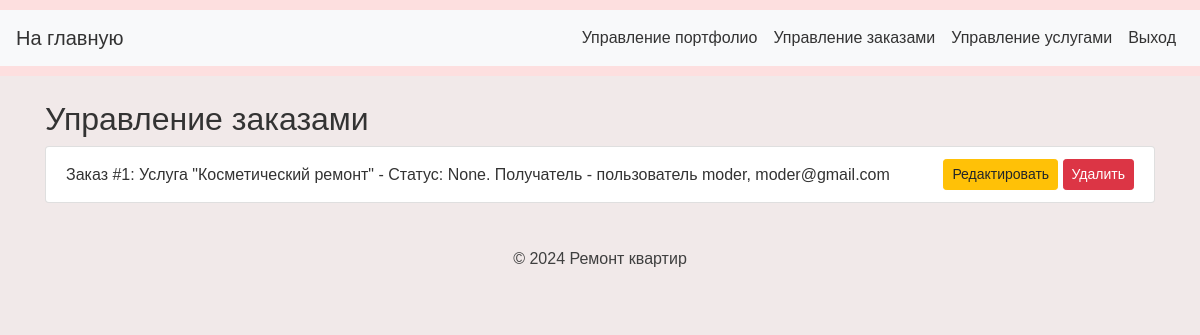
The page /moderate/orders (signed in) on the database as committed earlier.
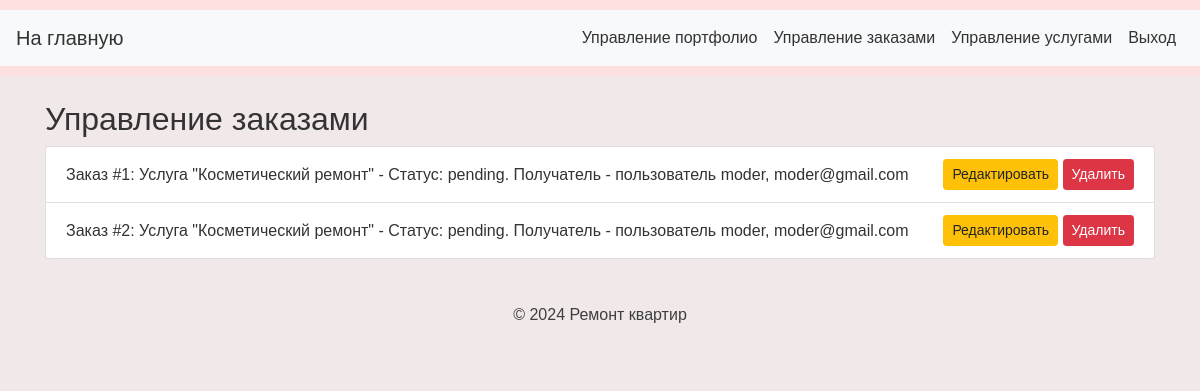
The same page on the database as committed later.
### app/models.py (models this page shows, shortened)
class Order(db.Model):
    id = db.Column(db.Integer, primary_key=True)
    user_id = db.Column(db.Integer, db.ForeignKey('user.id'), nullable=False)
    service_id = db.Column(db.Integer, db.ForeignKey('service.id'), nullable=False)
    status = db.Column(db.String(20))  # pending, completed, cancelled
    created_at = db.Column(db.DateTime, default=db.func.current_timestamp())

class Service(db.Model):
    id = db.Column(db.Integer, primary_key=True)
    name = db.Column(db.String(100), nullable=False)
    description = db.Column(db.Text)
    price = db.Column(db.Float)
    orders = db.relationship('Order', backref='service', lazy=True)

class User(db.Model, UserMixin):
    id = db.Column(db.Integer, primary_key=True)
    username = db.Column(db.String(80), unique=True, nullable=False)
    email = db.Column(db.String(120), unique=True, nullable=False)
    password_hash = db.Column(db.String(128), nullable=False)
    role = db.Column(db.String(20), default='client')  # admin, moderator, client
    orders = db.relationship('Order', backref='user', lazy=True)
    @property
    def password(self):
        raise AttributeError('password is not a readable attribute')

### app/views.py (the view)
@app.route('/moderate/orders', methods=['GET'])
@login_required
def manage_orders():
    form = OrderForm()
    username = current_user.username
    email = current_user.email
    if current_user.role != 'moderator':
        flash('У вас нет прав доступа к этой странице.', 'danger')
        return redirect(url_for('index'))
    orders = Order.query.all()
    return render_template('manage_orders.html', orders=orders, form=form, username=username, email=email)

### app/__init__.py (called while the page is built)
@login_manager.user_loader
def load_user(user_id):
    return User.query.get(int(user_id))

@app.before_request
def before_request():
    if 'theme' not in session:
        session['theme'] = 'light'  # Установите тему по умолчанию

### templates/manage_orders.html (shortened to what this page needs)
{% extends "moder_base.html" %}
{% block content %}
<h2>Управление заказами</h2>
<ul class="list-group">
    {% for order in orders %}
        <li class="list-group-item d-flex justify-content-between align-items-center">
            Заказ #{{ order.id }}: Услуга "{{ order.service.name }}" - Статус: {{ order.status }}. Получатель - пользователь {{username}}, {{email}}
            <div>
                <a href="{{ url_for('edit_order', order_id=order.id) }}" class="btn btn-warning btn-sm">Редактировать</a>
                <form action="{{ url_for('delete_order', order_id=order.id) }}" method="POST" style="display:inline;">
    <button type="submit" class="btn btn-danger btn-sm">Удалить</button>
                </form>
            </div>
        </li>
    {% endfor %}
</ul>
{% endblock %}

### templates/moder_base.html (shortened to what this page needs)
<!DOCTYPE html>
<html lang="ru">
<head>
    <link rel="stylesheet" href="https://stackpath.bootstrapcdn.com/bootstrap/4.5.2/css/bootstrap.min.css">
    <link rel="stylesheet" href="{{ url_for('static', filename='styles.css') }}">
    <link rel="stylesheet" href="https://cdnjs.cloudflare.com/ajax/libs/lightbox2/2.11.3/css/lightbox.min.css" />
</head>
<body>
    <header>
        <nav class="navbar navbar-expand-lg navbar-light bg-light">
            <a class="navbar-brand" href="{{ url_for('index') }}">На главную</a>
            <div class="collapse navbar-collapse" id="navbarNav">
                <ul class="navbar-nav ml-auto">
                    {% if current_user.is_authenticated %}
                        {% if current_user.role == 'moderator' %}
                            <a class="nav-link" href="{{ url_for('manage_portfolio') }}">Управление портфолио</a>
                            <a class="nav-link" href="{{ url_for('manage_orders') }}">Управление заказами</a>
                            <a class="nav-link" href="{{ url_for('manage_services') }}">Управление услугами</a>
                        {% endif %}
                        <li class="nav-item"><a class="nav-link" href="{{ url_for('logout') }}">Выход</a></li>
                    {% else %}
                        <li class="nav-item"><a class="nav-link" href="{{ url_for('register') }}">Регистрация</a></li>
                        <li class="nav-item"><a class="nav-link" href="{{ url_for('login') }}">Вход</a></li>
                    {% endif %}
                </ul>
            </div>
        </nav>
    </header>
    <main role="main" class="container mt-4">
        {% block content %}{% endblock %}
    </main>
    <footer class="text-center mt-4">
        <p>&copy; 2024 Ремонт квартир</p>
    </footer>
</body>
</html>

### static/styles.css (style rules this page uses)
body { font-family: 'Arial', sans-serif; background-color: #f1e9e9; color: #333; }
header { background-color: #fddfdf; padding: 10px 0; color: #333; }
.navbar-brand { color: #333 !important; }
.nav-link { color: #333 !important; }
footer { background-color: #f1e9e9; color: #3f3f3f; padding: 20px 0; }

Rows that differ between the two databases and show on the page:
changed Order id 1: status "None" → "pending"
added Order: id "2", service.name "Косметический ремонт", status "pending", {{ username }} "moder", {{ email }} "moder@gmail.com"
